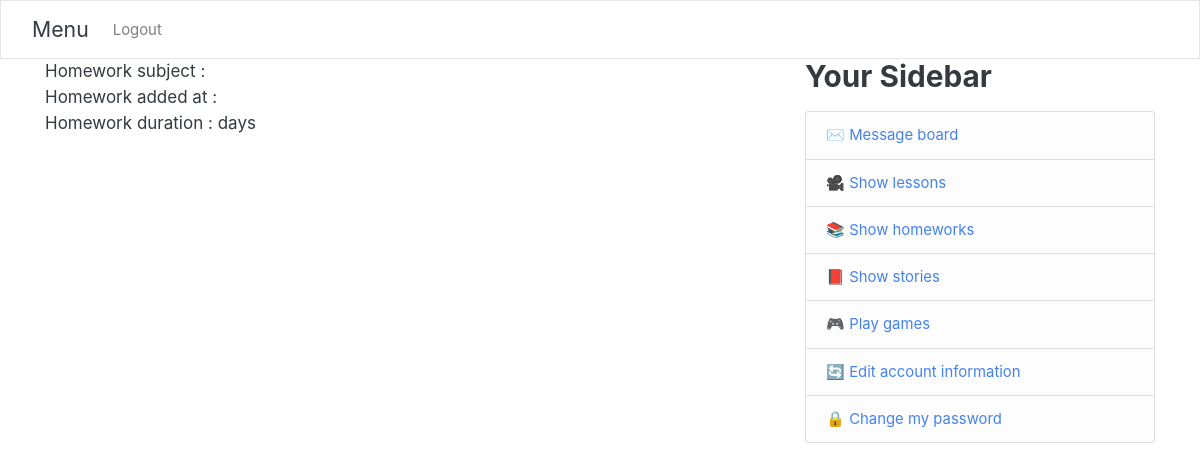
Before: /show_homework_questions/3/ (signed in) with the older database file.
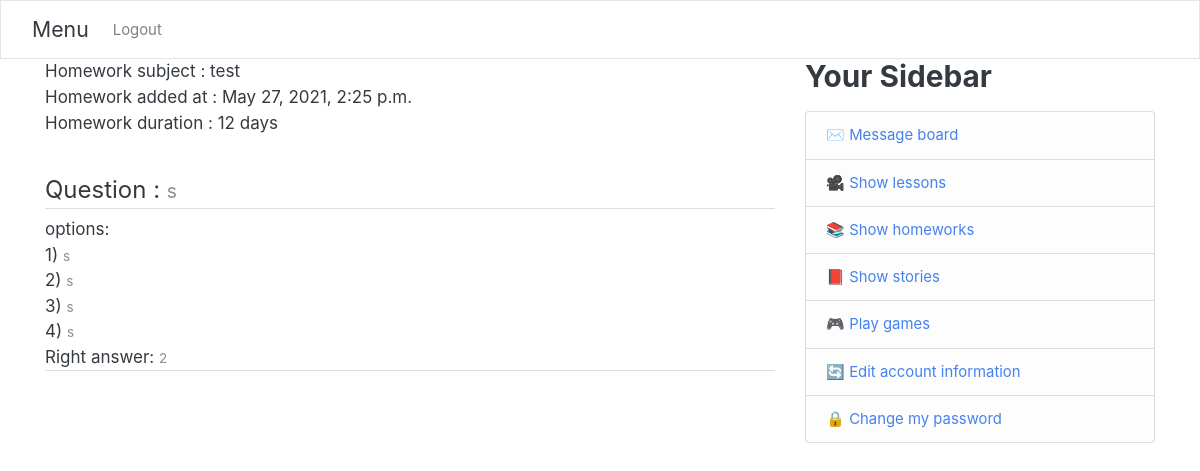
After: the same page with the newer database file.
### kindergarten/models.py (models this page shows, shortened)
class HomeWork(models.Model):
    subject=models.CharField(max_length=400)
    created_at = models.DateTimeField(auto_now_add=True)
    duration = models.IntegerField()
    garten=models.ForeignKey(Kindergarten, blank=True, null=True,on_delete=models.CASCADE)
    class Meta:
        verbose_name_plural = "HomeWork"

class Question(models.Model):
    question=models.CharField(max_length=400)
    option1=models.CharField(max_length=400)
    option2=models.CharField(max_length=400)
    option3=models.CharField(max_length=400)
    option4=models.CharField(max_length=400)
    answer=models.CharField(max_length=400)
    homeWork=models.ForeignKey(HomeWork, blank=True, null=True,on_delete=models.SET_NULL)
    class Meta:
        verbose_name_plural = "Question"

### kindergarten/views.py (the view)
# urls.py: path('show_homework_questions/<int:HomeWork_Id>/',show_homework_questions,name="show_homework_questions"),
@login_required
def show_homework_questions(req,HomeWork_Id):
    homework=HomeWork.objects.filter(id=HomeWork_Id).first()
    questions=Question.objects.filter(homeWork=homework)
    return render(req,'kindergarten/homework.html',{'homework':homework,'questions':questions})

### users/myapp_tags.py (called while the page is built)
@register.simple_tag
def get_model1_object(user):
    parent=Parent.objects.filter(username=user.username).first()
    teacher=Teacher.objects.filter(username=user.username).first()
    kid=Kid.objects.filter(username=user.username).first()
    ans=[]
    if parent:
        ans.append(True)
    else:
        ans.append(False)
    HaveGarten = False
    if teacher:
        try:
            Garten=Kindergarten.objects.get(myTeacher=teacher)
        except:
            HaveGarten = False
        else:
            HaveGarten = Garten.name
        ans.append(True)
    else:
        ans.append(False)
    if kid:
        ans.append(True)
    else:
        ans.append(False)
    ans.append(HaveGarten)
    return ans

### kindergarten/templates/kindergarten/homework.html (shortened to what this page needs)
{% extends "users/base.html" %}
{% block content %}
<div class="content-section">
<p3>Homework subject : {{homework.subject}}</p3>
<p3>Homework added at : {{homework.created_at}}</p3>
<p3>Homework duration : {{homework.duration}} days</p3>
{% for question in questions %}
    <article class="media content-section">
          <div class="media-body">
          <legend class="border-bottom ">
             Question : <small class="text-muted">{{ question.question }}</small>
             </legend>
            options:
            1) <small class="text-muted">{{ question.option1  }}</small>
            2) <small class="text-muted">{{ question.option2 }}</small>
            3) <small class="text-muted">{{ question.option3 }}</small>
            4) <small class="text-muted">{{ question.option4 }}</small>
            Right answer: <small class="text-muted">{{ question.answer }}</small>
            <legend class="border-bottom "></legend>
          </div>
        </article>
{% endfor %}
</div>
{%endblock%}

Changed rows visible on the page:
added HomeWork: subject "test", created_at "May 27, 2021, 2:25 p.m.", duration "12"
added Question: question "s", option1 "s", option2 "s", option3 "s", option4 "s", answer "2"
